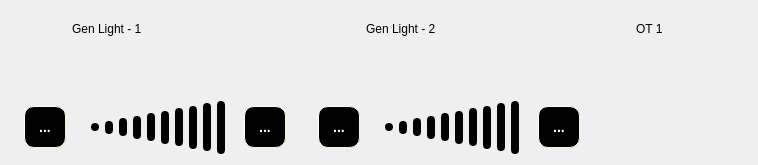
  <widget class="QWidget" name="">
   <layout class="QGridLayout" name="gridLayout_13">
    <item row="0" column="2">
     <spacer name="verticalSpacer_4">
      <property name="orientation">
       <enum>Qt::Vertical</enum>
      </property>
      <property name="sizeHint" stdset="0">
       <size>
        <width>20</width>
        <height>8</height>
       </size>
      </property>
     </spacer>
    </item>
    <item row="1" column="0" rowspan="2">
     <layout class="QGridLayout" name="gridLayout_5">
      <item row="0" column="2" colspan="2">
       <widget class="QLabel" name="lightLabel1">
        <property name="minimumSize">
         <size>
          <width>91</width>
          <height>19</height>
         </size>
        </property>
        <property name="maximumSize">
         <size>
          <width>91</width>
          <height>19</height>
         </size>
        </property>
        <property name="text">
         <string>Gen Light - 1</string>
        </property>
       </widget>
      </item>
      <item row="1" column="0">
       <spacer name="horizontalSpacer_23">
        <property name="orientation">
         <enum>Qt::Horizontal</enum>
        </property>
        <property name="sizeType">
         <enum>QSizePolicy::Expanding</enum>
        </property>
        <property name="sizeHint" stdset="0">
         <size>
          <width>13</width>
          <height>20</height>
         </size>
        </property>
       </spacer>
      </item>
      <item row="1" column="1">
       <widget class="QLabel" name="lightBulb1">
        <property name="minimumSize">
         <size>
          <width>41</width>
          <height>41</height>
         </size>
        </property>
        <property name="maximumSize">
         <size>
          <width>41</width>
          <height>41</height>
         </size>
        </property>
        <property name="styleSheet">
         <string notr="true">QLabel { 
color: #000000; 
}</string>
        </property>
        <property name="text">
         <string/>
        </property>
        <property name="pixmap">
         <pixmap>icon/light-bulb.png</pixmap>
        </property>
        <property name="scaledContents">
         <bool>true</bool>
        </property>
       </widget>
      </item>
      <item row="1" column="3">
       <widget class="QWidget" name="toggleContainerGasL1" native="true">
        <property name="minimumSize">
         <size>
          <width>111</width>
          <height>51</height>
         </size>
        </property>
        <property name="maximumSize">
         <size>
          <width>111</width>
          <height>51</height>
         </size>
        </property>
       </widget>
      </item>
      <item row="1" column="5">
       <spacer name="horizontalSpacer_22">
        <property name="orientation">
         <enum>Qt::Horizontal</enum>
        </property>
        <property name="sizeType">
         <enum>QSizePolicy::Expanding</enum>
        </property>
        <property name="sizeHint" stdset="0">
         <size>
          <width>13</width>
          <height>20</height>
         </size>
        </property>
       </spacer>
      </item>
      <item row="2" column="0">
       <spacer name="horizontalSpacer_24">
        <property name="orientation">
         <enum>Qt::Horizontal</enum>
        </property>
        <property name="sizeType">
         <enum>QSizePolicy::Expanding</enum>
        </property>
        <property name="sizeHint" stdset="0">
         <size>
          <width>13</width>
          <height>20</height>
         </size>
        </property>
       </spacer>
      </item>
      <item row="2" column="1">
       <widget class="QToolButton" name="light1Decrement">
        <property name="minimumSize">
         <size>
          <width>42</width>
          <height>42</height>
         </size>
        </property>
        <property name="maximumSize">
         <size>
          <width>42</width>
          <height>42</height>
         </size>
        </property>
        <property name="styleSheet">
         <string notr="true">QToolButton {
    border-style: outset;
    border-width: 1px;
    border-radius: 10px;
    border-color: beige;
    font: bold 14px; 
    padding: 6px;
    background-color: #000000;
    color:#FFFFFF;
   
}
QToolButton:pressed {
    background-color: gray;
    border-style: inset;
}
</string>
        </property>
        <property name="text">
         <string>...</string>
        </property>
        <property name="icon">
         <iconset>
          <normaloff>icon/minus_white.png</normaloff>icon/minus_white.png</iconset>
        </property>
       </widget>
      </item>
      <item row="2" column="2">
       <spacer name="horizontalSpacer_4">
        <property name="orientation">
         <enum>Qt::Horizontal</enum>
        </property>
        <property name="sizeType">
         <enum>QSizePolicy::Fixed</enum>
        </property>
        <property name="sizeHint" stdset="0">
         <size>
          <width>13</width>
          <height>20</height>
         </size>
        </property>
       </spacer>
      </item>
      <item row="2" column="3">
       <layout class="QGridLayout" name="gridLayout_2">
        <property name="sizeConstraint">
         <enum>QLayout::SetNoConstraint</enum>
        </property>
        <property name="topMargin">
         <number>0</number>
        </property>
        <property name="rightMargin">
         <number>0</number>
        </property>
        <property name="bottomMargin">
         <number>0</number>
        </property>
        <item row="0" column="4">
         <widget class="QLabel" name="light1_5">
          <property name="minimumSize">
           <size>
            <width>8</width>
            <height>28</height>
           </size>
          </property>
          <property name="maximumSize">
           <size>
            <width>8</width>
            <height>28</height>
           </size>
          </property>
          <property name="styleSheet">
           <string notr="true">QLabel{
   border-style: outset;
    padding:2px;  
    border-radius:4px;
  border-width: 2px; 
  background-color:black;
}</string>
          </property>
          <property name="text">
           <string/>
          </property>
         </widget>
        </item>
        <item row="0" column="7">
         <widget class="QLabel" name="light1_8">
          <property name="minimumSize">
           <size>
            <width>8</width>
            <height>43</height>
           </size>
          </property>
          <property name="maximumSize">
           <size>
            <width>8</width>
            <height>43</height>
           </size>
          </property>
          <property name="styleSheet">
           <string notr="true">QLabel{
  border-style: outset;
   padding:2px;  
    border-radius:4px;
  border-width: 2px;
 
 
  background-color:black;
}</string>
          </property>
          <property name="text">
           <string/>
          </property>
         </widget>
        </item>
        <item row="0" column="0">
         <widget class="QLabel" name="light1_1">
          <property name="enabled">
           <bool>true</bool>
          </property>
          <property name="minimumSize">
           <size>
            <width>8</width>
            <height>8</height>
           </size>
          </property>
          <property name="maximumSize">
           <size>
            <width>8</width>
            <height>8</height>
           </size>
          </property>
          <property name="styleSheet">
           <string notr="true">QLabel{
 border-style: outset;
    padding:2px;  
    border-radius:4px;
  border-width: 2px;
   
  background-color:black;
}</string>
          </property>
          <property name="text">
           <string/>
          </property>
          <property name="alignment">
           <set>Qt::AlignBottom|Qt::AlignHCenter</set>
          </property>
         </widget>
        </item>
        <item row="0" column="6">
         <widget class="QLabel" name="light1_7">
          <property name="minimumSize">
           <size>
            <width>8</width>
            <height>38</height>
           </size>
          </property>
          <property name="maximumSize">
           <size>
            <width>8</width>
            <height>38</height>
           </size>
          </property>
          <property name="styleSheet">
           <string notr="true">QLabel{
   border-style: outset;
  padding:2px;  
    border-radius:4px;
  border-width: 2px;
 
   
  background-color:black;
}</string>
          </property>
          <property name="text">
           <string/>
          </property>
         </widget>
        </item>
        <item row="0" column="1">
         <widget class="QLabel" name="light1_2">
          <property name="minimumSize">
           <size>
            <width>8</width>
            <height>13</height>
           </size>
          </property>
          <property name="maximumSize">
           <size>
            <width>8</width>
            <height>13</height>
           </size>
          </property>
          <property name="styleSheet">
           <string notr="true">QLabel{
   border-style: outset;
    padding:2px;  
    border-radius:4px;
  border-width: 2px;
   
 
  background-color:black;
}</string>
          </property>
          <property name="text">
           <string/>
          </property>
         </widget>
        </item>
        <item row="0" column="5">
         <widget class="QLabel" name="light1_6">
          <property name="minimumSize">
           <size>
            <width>8</width>
            <height>33</height>
           </size>
          </property>
          <property name="maximumSize">
           <size>
            <width>8</width>
            <height>33</height>
           </size>
          </property>
          <property name="styleSheet">
           <string notr="true">QLabel{
   border-style: outset;
   padding:2px;  
    border-radius:4px;
  border-width: 2px;
 
 
  background-color:black;
}</string>
          </property>
          <property name="text">
           <string/>
          </property>
         </widget>
        </item>
        <item row="0" column="8">
         <widget class="QLabel" name="light1_9">
          <property name="minimumSize">
           <size>
            <width>8</width>
            <height>48</height>
           </size>
          </property>
          <property name="maximumSize">
           <size>
            <width>8</width>
            <height>48</height>
           </size>
          </property>
          <property name="styleSheet">
           <string notr="true">QLabel{
  border-style: outset;
  padding:2px;  
    border-radius:4px;
    
   border-width: 2px;
 
 
  background-color:black;
}</string>
          </property>
          <property name="inputMethodHints">
           <set>Qt::ImhNoAutoUppercase</set>
          </property>
          <property name="text">
           <string/>
          </property>
         </widget>
        </item>
        <item row="0" column="3">
         <widget class="QLabel" name="light1_4">
          <property name="minimumSize">
           <size>
            <width>8</width>
            <height>23</height>
           </size>
          </property>
          <property name="maximumSize">
           <size>
            <width>8</width>
            <height>23</height>
           </size>
          </property>
          <property name="styleSheet">
           <string notr="true">QLabel{
   border-style: outset;
  padding:2px;  
    border-radius:4px;
  border-width: 2px;
 
 
  background-color:black;
}</string>
          </property>
          <property name="text">
           <string/>
          </property>
         </widget>
        </item>
        <item row="0" column="9">
         <widget class="QLabel" name="light1_10">
          <property name="minimumSize">
           <size>
            <width>8</width>
            <height>53</height>
           </size>
          </property>
          <property name="maximumSize">
           <size>
            <width>8</width>
            <height>53</height>
           </size>
          </property>
          <property name="styleSheet">
           <string notr="true">QLabel{
  border-style: outset;
  padding:2px;  
    border-radius:4px;
    
   border-width: 2px;
 
 
  background-color:black;
}</string>
          </property>
          <property name="text">
           <string/>
          </property>
         </widget>
        </item>
        <item row="0" column="2">
         <widget class="QLabel" name="light1_3">
          <property name="minimumSize">
           <size>
            <width>8</width>
            <height>18</height>
           </size>
          </property>
          <property name="maximumSize">
           <size>
            <width>8</width>
            <height>18</height>
           </size>
          </property>
          <property name="styleSheet">
           <string notr="true">QLabel{
   border-style: outset;
  padding:2px;  
    border-radius:4px;
  border-width: 2px;
 
 
  background-color:black;
}</string>
          </property>
          <property name="text">
           <string/>
          </property>
         </widget>
        </item>
       </layout>
      </item>
      <item row="2" column="4">
       <spacer name="horizontalSpacer_3">
        <property name="orientation">
         <enum>Qt::Horizontal</enum>
        </property>
        <property name="sizeType">
         <enum>QSizePolicy::Fixed</enum>
        </property>
        <property name="sizeHint" stdset="0">
         <size>
          <width>13</width>
          <height>20</height>
         </size>
        </property>
       </spacer>
      </item>
      <item row="2" column="5">
       <widget class="QToolButton" name="light1Increment">
        <property name="minimumSize">
         <size>
          <width>42</width>
          <height>42</height>
         </size>
        </property>
        <property name="maximumSize">
         <size>
          <width>42</width>
          <height>42</height>
         </size>
        </property>
        <property name="styleSheet">
         <string notr="true">QToolButton {
    border-style: outset;
    border-width: 1px;
    border-radius: 10px;
    border-color: beige;
    font: bold 14px; 
    padding: 6px;
    background-color: #000000;
    color:#FFFFFF;
   
}
QToolButton:pressed {
    background-color: gray;
    border-style: inset;
}
</string>
        </property>
        <property name="text">
         <string>...</string>
        </property>
        <property name="icon">
         <iconset>
          <normaloff>icon/plus-sign-white.png</normaloff>icon/plus-sign-white.png</iconset>
        </property>
       </widget>
      </item>
      <item row="2" column="6">
       <spacer name="horizontalSpacer_21">
        <property name="orientation">
         <enum>Qt::Horizontal</enum>
        </property>
        <property name="sizeType">
         <enum>QSizePolicy::Expanding</enum>
        </property>
        <property name="sizeHint" stdset="0">
         <size>
          <width>13</width>
          <height>20</height>
         </size>
        </property>
       </spacer>
      </item>
     </layout>
    </item>
    <item row="1" column="1" rowspan="2">
     <layout class="QGridLayout" name="gridLayout_6">
      <item row="0" column="2" colspan="2">
       <widget class="QLabel" name="lightLabel2">
        <property name="minimumSize">
         <size>
          <width>91</width>
          <height>19</height>
         </size>
        </property>
        <property name="maximumSize">
         <size>
          <width>91</width>
          <height>19</height>
         </size>
        </property>
        <property name="text">
         <string>Gen Light - 2</string>
        </property>
       </widget>
      </item>
      <item row="1" column="0">
       <spacer name="horizontalSpacer_19">
        <property name="orientation">
         <enum>Qt::Horizontal</enum>
        </property>
        <property name="sizeType">
         <enum>QSizePolicy::Expanding</enum>
        </property>
        <property name="sizeHint" stdset="0">
         <size>
          <width>13</width>
          <height>20</height>
         </size>
        </property>
       </spacer>
      </item>
      <item row="1" column="1">
       <widget class="QLabel" name="lightBulb2">
        <property name="minimumSize">
         <size>
          <width>41</width>
          <height>41</height>
         </size>
        </property>
        <property name="maximumSize">
         <size>
          <width>41</width>
          <height>41</height>
         </size>
        </property>
        <property name="styleSheet">
         <string notr="true">QLabel { 
color: #000000; 
}</string>
        </property>
        <property name="text">
         <string/>
        </property>
        <property name="pixmap">
         <pixmap>icon/light-bulb.png</pixmap>
        </property>
        <property name="scaledContents">
         <bool>true</bool>
        </property>
       </widget>
      </item>
      <item row="1" column="2" colspan="2">
       <widget class="QWidget" name="toggleContainerGasL2" native="true">
        <property name="minimumSize">
         <size>
          <width>111</width>
          <height>51</height>
         </size>
        </property>
        <property name="maximumSize">
         <size>
          <width>111</width>
          <height>51</height>
         </size>
        </property>
       </widget>
      </item>
      <item row="1" column="5">
       <spacer name="horizontalSpacer_20">
        <property name="orientation">
         <enum>Qt::Horizontal</enum>
        </property>
        <property name="sizeType">
         <enum>QSizePolicy::Expanding</enum>
        </property>
        <property name="sizeHint" stdset="0">
         <size>
          <width>13</width>
          <height>20</height>
         </size>
        </property>
       </spacer>
      </item>
      <item row="2" column="0">
       <spacer name="horizontalSpacer_17">
        <property name="orientation">
         <enum>Qt::Horizontal</enum>
        </property>
        <property name="sizeType">
         <enum>QSizePolicy::Expanding</enum>
        </property>
        <property name="sizeHint" stdset="0">
         <size>
          <width>13</width>
          <height>20</height>
         </size>
        </property>
       </spacer>
      </item>
      <item row="2" column="1">
       <widget class="QToolButton" name="light2Decrement">
        <property name="minimumSize">
         <size>
          <width>42</width>
          <height>42</height>
         </size>
        </property>
        <property name="maximumSize">
         <size>
          <width>42</width>
          <height>42</height>
         </size>
        </property>
        <property name="styleSheet">
         <string notr="true">QToolButton {
    border-style: outset;
    border-width: 1px;
    border-radius: 10px;
    border-color: beige;
    font: bold 14px; 
    padding: 6px;
    background-color: #000000;
    color:#FFFFFF;
   
}
QToolButton:pressed {
    background-color: gray;
    border-style: inset;
}
</string>
        </property>
        <property name="text">
         <string>...</string>
        </property>
        <property name="icon">
         <iconset>
          <normaloff>icon/minus_white.png</normaloff>icon/minus_white.png</iconset>
        </property>
       </widget>
      </item>
      <item row="2" column="2">
       <spacer name="horizontalSpacer_6">
        <property name="orientation">
         <enum>Qt::Horizontal</enum>
        </property>
        <property name="sizeType">
         <enum>QSizePolicy::Fixed</enum>
        </property>
        <property name="sizeHint" stdset="0">
         <size>
          <width>13</width>
          <height>20</height>
         </size>
        </property>
       </spacer>
      </item>
      <item row="2" column="3">
       <layout class="QGridLayout" name="gridLayout_3">
        <item row="0" column="0">
         <widget class="QLabel" name="light2_1">
          <property name="enabled">
           <bool>true</bool>
          </property>
          <property name="minimumSize">
           <size>
            <width>8</width>
            <height>8</height>
           </size>
          </property>
          <property name="maximumSize">
           <size>
            <width>8</width>
            <height>8</height>
           </size>
          </property>
          <property name="styleSheet">
           <string notr="true">QLabel{
 border-style: outset;
    padding:2px;  
    border-radius:4px;
  border-width: 2px;
   
  background-color:black;
}</string>
          </property>
          <property name="text">
           <string/>
          </property>
         </widget>
        </item>
        <item row="0" column="1">
         <widget class="QLabel" name="light2_2">
          <property name="minimumSize">
           <size>
            <width>8</width>
            <height>13</height>
           </size>
          </property>
          <property name="maximumSize">
           <size>
            <width>8</width>
            <height>13</height>
           </size>
          </property>
          <property name="styleSheet">
           <string notr="true">QLabel{
   border-style: outset;
    padding:2px;  
    border-radius:4px;
  border-width: 2px;
   
 
  background-color:black;
}</string>
          </property>
          <property name="text">
           <string/>
          </property>
         </widget>
        </item>
        <item row="0" column="2">
         <widget class="QLabel" name="light2_3">
          <property name="minimumSize">
           <size>
            <width>8</width>
            <height>18</height>
           </size>
          </property>
          <property name="maximumSize">
           <size>
            <width>8</width>
            <height>18</height>
           </size>
          </property>
          <property name="styleSheet">
           <string notr="true">QLabel{
   border-style: outset;
  padding:2px;  
    border-radius:4px;
  border-width: 2px;
 
 
  background-color:black;
}</string>
          </property>
          <property name="text">
           <string/>
          </property>
         </widget>
        </item>
        <item row="0" column="3">
         <widget class="QLabel" name="light2_4">
          <property name="minimumSize">
           <size>
            <width>8</width>
            <height>23</height>
           </size>
          </property>
          <property name="maximumSize">
           <size>
            <width>8</width>
            <height>23</height>
           </size>
          </property>
          <property name="styleSheet">
           <string notr="true">QLabel{
   border-style: outset;
  padding:2px;  
    border-radius:4px;
  border-width: 2px;
 
 
  background-color:black;
}</string>
          </property>
          <property name="text">
           <string/>
          </property>
         </widget>
        </item>
        <item row="0" column="4">
         <widget class="QLabel" name="light2_5">
          <property name="minimumSize">
           <size>
            <width>8</width>
            <height>28</height>
           </size>
          </property>
          <property name="maximumSize">
           <size>
            <width>8</width>
            <height>28</height>
           </size>
          </property>
          <property name="styleSheet">
           <string notr="true">QLabel{
   border-style: outset;
    padding:2px;  
    border-radius:4px;
  border-width: 2px; 
  background-color:black;
}</string>
          </property>
          <property name="text">
           <string/>
          </property>
         </widget>
        </item>
        <item row="0" column="5">
         <widget class="QLabel" name="light2_6">
          <property name="minimumSize">
           <size>
            <width>8</width>
            <height>33</height>
           </size>
          </property>
          <property name="maximumSize">
           <size>
            <width>8</width>
            <height>33</height>
           </size>
          </property>
          <property name="styleSheet">
           <string notr="true">QLabel{
   border-style: outset;
   padding:2px;  
    border-radius:4px;
  border-width: 2px;
 
 
  background-color:black;
}</string>
          </property>
          <property name="text">
           <string/>
          </property>
         </widget>
        </item>
        <item row="0" column="6">
         <widget class="QLabel" name="light2_7">
          <property name="minimumSize">
           <size>
            <width>8</width>
            <height>38</height>
           </size>
          </property>
          <property name="maximumSize">
           <size>
            <width>8</width>
            <height>38</height>
           </size>
          </property>
          <property name="styleSheet">
           <string notr="true">QLabel{
   border-style: outset;
  padding:2px;  
    border-radius:4px;
  border-width: 2px;
 
   
  background-color:black;
}</string>
          </property>
          <property name="text">
           <string/>
          </property>
         </widget>
        </item>
        <item row="0" column="7">
         <widget class="QLabel" name="light2_8">
          <property name="minimumSize">
           <size>
            <width>8</width>
            <height>43</height>
           </size>
          </property>
          <property name="maximumSize">
           <size>
            <width>8</width>
            <height>43</height>
           </size>
          </property>
          <property name="styleSheet">
           <string notr="true">QLabel{
  border-style: outset;
   padding:2px;  
    border-radius:4px;
  border-width: 2px;
 
 
  background-color:black;
}</string>
          </property>
          <property name="text">
           <string/>
          </property>
         </widget>
        </item>
        <item row="0" column="8">
         <widget class="QLabel" name="light2_9">
          <property name="minimumSize">
           <size>
            <width>8</width>
            <height>48</height>
           </size>
          </property>
          <property name="maximumSize">
           <size>
            <width>8</width>
            <height>48</height>
           </size>
          </property>
          <property name="styleSheet">
           <string notr="true">QLabel{
  border-style: outset;
  padding:2px;  
    border-radius:4px;
    
   border-width: 2px;
 
 
  background-color:black;
}</string>
          </property>
          <property name="text">
           <string/>
          </property>
         </widget>
        </item>
        <item row="0" column="9">
         <widget class="QLabel" name="light2_10">
          <property name="minimumSize">
           <size>
            <width>8</width>
            <height>53</height>
           </size>
          </property>
          <property name="maximumSize">
           <size>
            <width>8</width>
            <height>53</height>
           </size>
          </property>
          <property name="styleSheet">
           <string notr="true">QLabel{
  border-style: outset;
  padding:2px;  
    border-radius:4px;
    
   border-width: 2px;
 
 
  background-color:black;
}</string>
          </property>
          <property name="text">
           <string/>
          </property>
         </widget>
        </item>
       </layout>
      </item>
      <item row="2" column="4">
       <spacer name="horizontalSpacer_5">
        <property name="orientation">
         <enum>Qt::Horizontal</enum>
        </property>
        <property name="sizeType">
         <enum>QSizePolicy::Fixed</enum>
        </property>
        <property name="sizeHint" stdset="0">
         <size>
          <width>13</width>
          <height>20</height>
         </size>
        </property>
       </spacer>
      </item>
      <item row="2" column="5">
       <widget class="QToolButton" name="light2Increment">
        <property name="minimumSize">
         <size>
          <width>42</width>
          <height>42</height>
         </size>
        </property>
        <property name="maximumSize">
         <size>
          <width>42</width>
          <height>42</height>
         </size>
        </property>
        <property name="styleSheet">
         <string notr="true">QToolButton {
    border-style: outset;
    border-width: 1px;
    border-radius: 10px;
    border-color: beige;
    font: bold 14px; 
    padding: 6px;
    background-color: #000000;
    color:#FFFFFF;
   
}
QToolButton:pressed {
    background-color: gray;
    border-style: inset;
}
</string>
        </property>
        <property name="text">
         <string>...</string>
        </property>
        <property name="icon">
         <iconset>
          <normaloff>icon/plus-sign-white.png</normaloff>icon/plus-sign-white.png</iconset>
        </property>
       </widget>
      </item>
      <item row="2" column="6">
       <spacer name="horizontalSpacer_18">
        <property name="orientation">
         <enum>Qt::Horizontal</enum>
        </property>
        <property name="sizeType">
         <enum>QSizePolicy::Expanding</enum>
        </property>
        <property name="sizeHint" stdset="0">
         <size>
          <width>13</width>
          <height>20</height>
         </size>
        </property>
       </spacer>
      </item>
     </layout>
    </item>
    <item row="1" column="2">
     <layout class="QGridLayout" name="gridLayout_8">
      <item row="0" column="1" alignment="Qt::AlignTop">
       <widget class="QLabel" name="lightLabel3">
        <property name="minimumSize">
         <size>
          <width>41</width>
          <height>19</height>
         </size>
        </property>
        <property name="maximumSize">
         <size>
          <width>41</width>
          <height>19</height>
         </size>
        </property>
        <property name="text">
         <string>OT 1</string>
        </property>
       </widget>
      </item>
      <item row="1" column="0">
       <widget class="QLabel" name="otLightBulb1">
        <property name="minimumSize">
         <size>
          <width>31</width>
          <height>31</height>
         </size>
        </property>
        <property name="maximumSize">
         <size>
          <width>31</width>
          <height>31</height>
         </size>
        </property>
        <property name="styleSheet">
         <string notr="true">QLabel { 
color: #000000; 
}</string>
        </property>
        <property name="text">
         <string/>
        </property>
        <property name="pixmap">
         <pixmap>icon/lights.png</pixmap>
        </property>
        <property name="scaledContents">
         <bool>true</bool>
        </property>
       </widget>
      </item>
      <item row="1" column="1">
       <widget class="QWidget" name="toggleContainerOT1" native="true">
        <property name="minimumSize">
         <size>
          <width>111</width>
          <height>51</height>
         </size>
        </property>
        <property name="maximumSize">
         <size>
          <width>111</width>
          <height>51</height>
         </size>
        </property>
       </widget>
      </item>
     </layout>
    </item>
    <item row="2" column="2">
     <spacer name="verticalSpacer_2">
      <property name="orientation">
       <enum>Qt::Vertical</enum>
      </property>
      <property name="sizeHint" stdset="0">
       <size>
        <width>20</width>
        <height>40</height>
       </size>
      </property>
     </spacer>
    </item>
   </layout>
  </widget>
